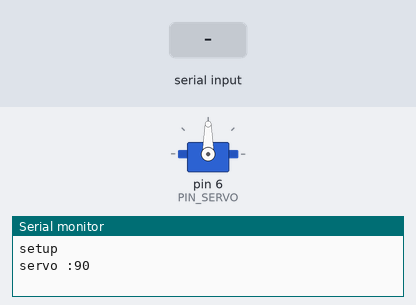
This sketch was run on a simulated Arduino Uno, built with avr-gcc and run on an emulated ATmega328P. On the bench: servo, the last lines printed to the serial monitor. The inputs (shaded band) are chosen by the test bench.

Above: at 1.2 s.
1.3 s: "f90\n" received over Serial
At 1.44 s:
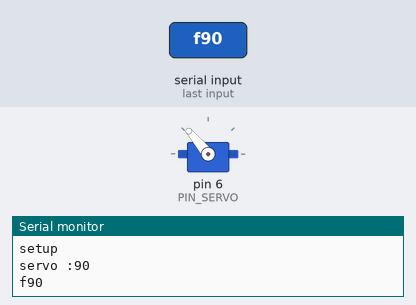
4.3 s: "30,150\n" received over Serial
At 4.7 s:
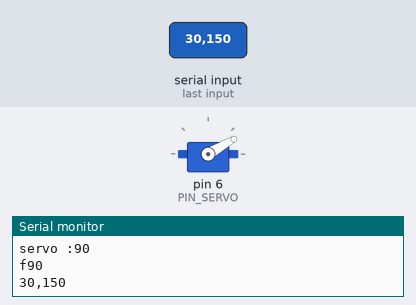
5.8 s: "5\n" received over Serial
At 6.8 s:
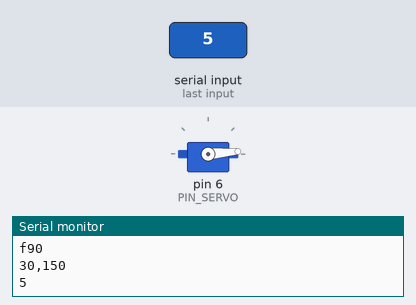
7.3 s: "200\n" received over Serial
At 7.6 s:
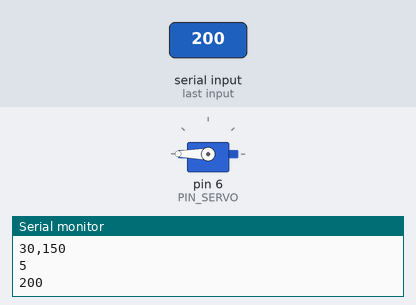
8.8 s: "90,45\n" received over Serial
At 9.9 s:
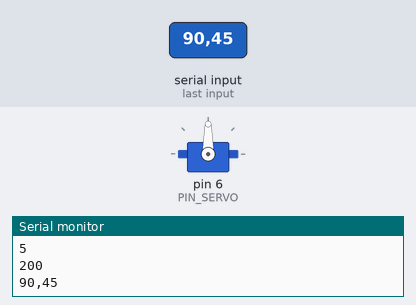
Timing chart, 0 to 11.3 s (numbered marks = the images above; inputs shaded):
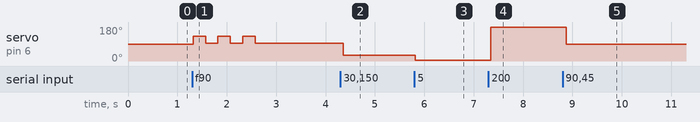

Measured:
- after the input at 1.3 s, servo on pin 6 (PIN_SERVO): alternates 130° for 0.25 s and 93° for 0.25 s, 6 changes in all, then stays 93°, starting at once
- after the input at 4.3 s, servo on pin 6 (PIN_SERVO): 93° → 30° after 0.06 s
- after the input at 5.8 s, servo on pin 6 (PIN_SERVO): 30° → 5° at once
- after the input at 7.3 s, servo on pin 6 (PIN_SERVO): 5° → 180° at once
- after the input at 8.8 s, servo on pin 6 (PIN_SERVO): 180° → 90° after 0.08 s

The sketch:

servoTest.ino
```cpp
#include <Servo.h>
#define PIN_SERVO 6

Servo myservo;

void serialRead()
{

  String s;
  while(Serial.available())
  {
    char c = Serial.read();
    if(c!='\n')
    {
      s=s+c;
    }
    delay(5);


  }
  if(s!="")
  {
    Serial.println(s);
    if(s[0] == 'f')
    {

      for(int i  =0 ; i < 3 ; i++){
      myservo.write(130);
      delay(250);
      myservo.write(93);
      delay(250);
    }
    }
    else
    {
      myservo.write(s.toInt());
    }
  }

}
void setup() {
  // put your setup code here, to run once:
  myservo.attach(PIN_SERVO);
  Serial.begin(9600);
  Serial.println("setup");
  Serial.print("servo :");
  Serial.println(myservo.read());
 // myservo.write(0);
}

void loop() {
  // put your main code here, to run repeatedly:
  serialRead();
  delay(50);

}
```
